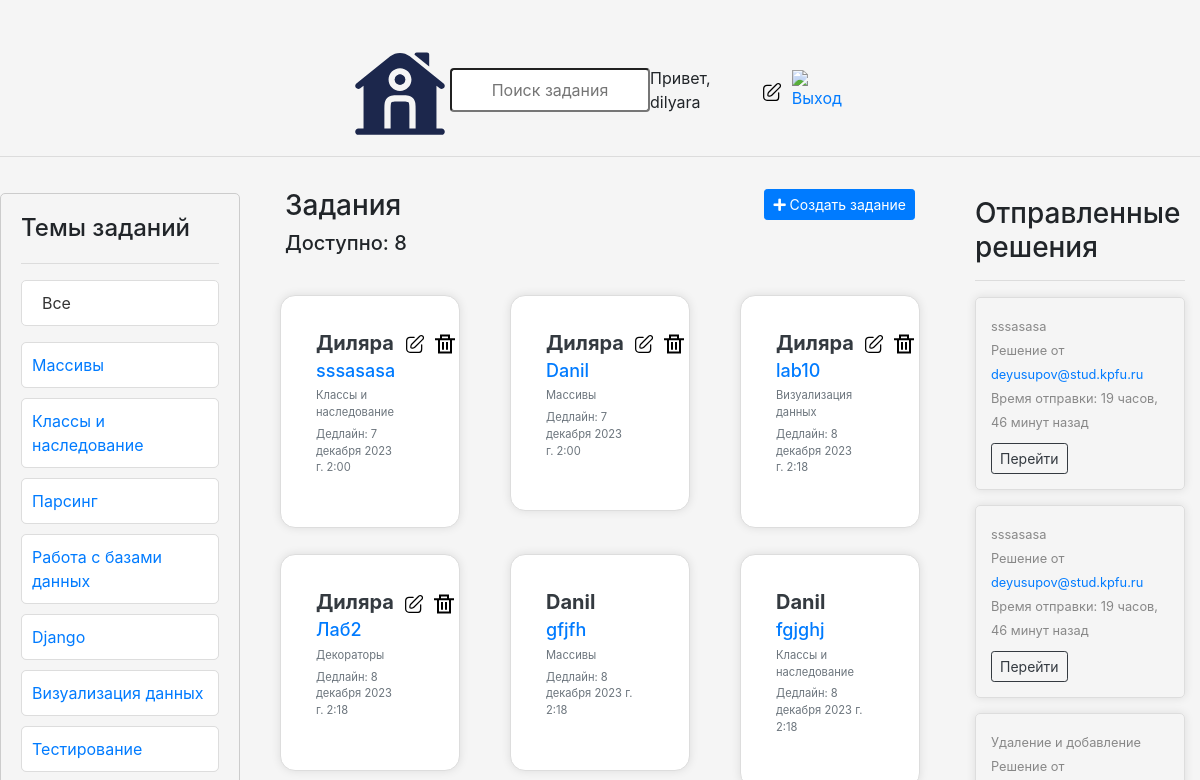
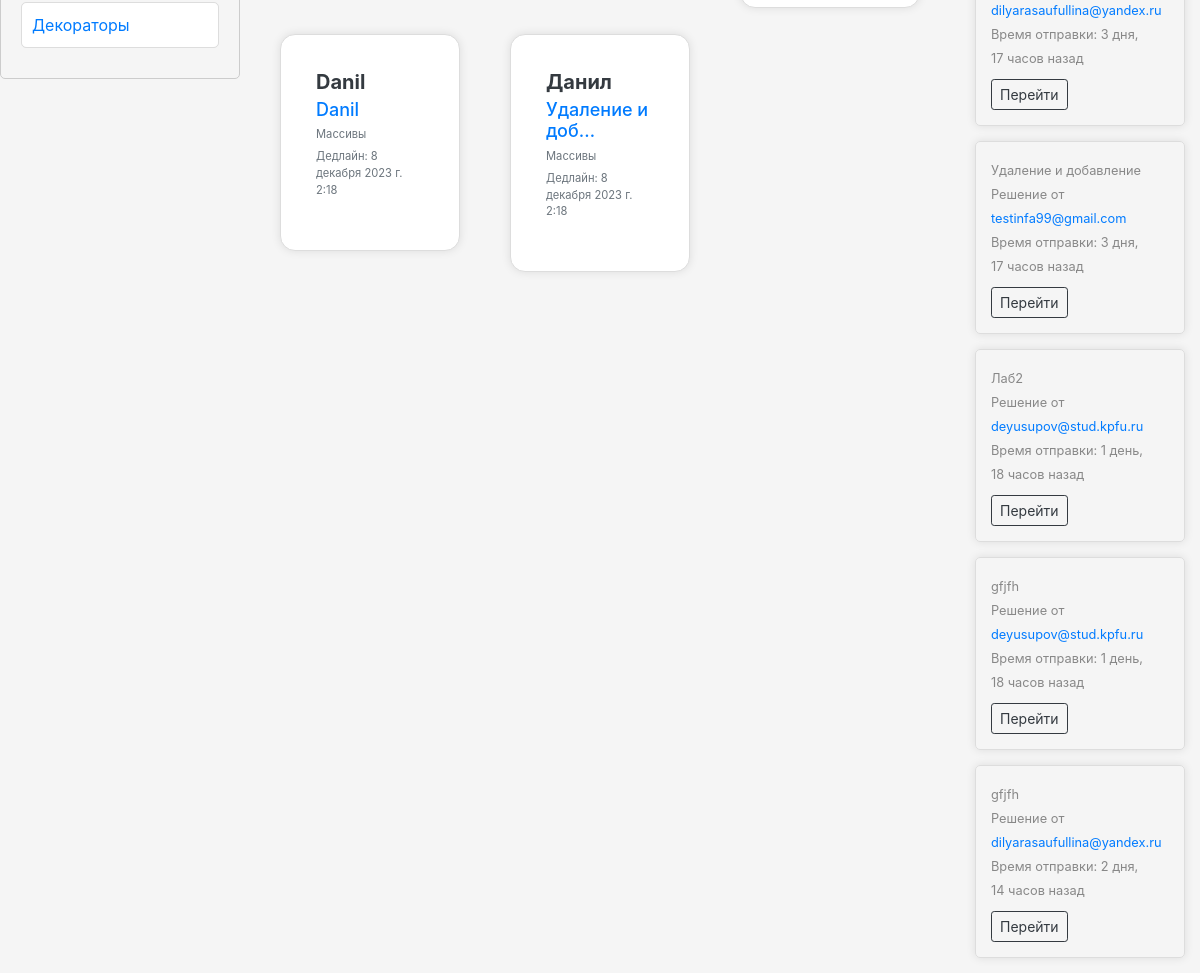
/ (signed in), run on the app's committed database (2 pictures, top to bottom).
### base/models.py (models this page shows, shortened)
class User(AbstractUser):
    name = models.CharField(max_length=200, null=True)
    email = models.EmailField(unique=True, null=True)
    bio = models.TextField(null=True)
    ROLE_CHOICES = [
        ('admin', 'Admin'),
        ('user', 'User'),
    ]
    role = models.CharField(max_length=5, choices=ROLE_CHOICES, default='user')
    avatar = models.ImageField(null=True, default='avatar.svg')
    USERNAME_FIELD = 'email'
    REQUIRED_FIELDS = []

class Topic(models.Model):
    name = models.CharField(max_length = 200)

class Task(models.Model):
    host = models.ForeignKey(User, on_delete = models.SET_NULL, null = True)
    topic = models.ForeignKey(Topic, on_delete = models.SET_NULL, null = True)
    name = models.CharField(max_length = 200)
    description = models.TextField(null = True, blank = True)
    participants = models.ManyToManyField(User, related_name = 'participants', blank = True)
    updated = models.DateTimeField(auto_now = True)
    created = models.DateTimeField(auto_now_add = True)
    deadline = models.DateTimeField(null = True, blank = True)
    class Meta:
        ordering=['-updated','-created']
    def __str__(self):
        return self.name

class Message(models.Model):
    user = models.ForeignKey(User, on_delete=models.CASCADE)
    task = models.ForeignKey(Task, on_delete=models.CASCADE)
    body = models.TextField()
    attachment = models.FileField(upload_to='message_files/', null=True, blank=True)
    updated = models.DateTimeField(auto_now=True)
    created = models.DateTimeField(auto_now_add=True)
    rating = models.IntegerField(null=True, blank=True)
    class Meta:
        ordering = ['-updated','-created']

### base/views.py (the view)
# urls.py: path('', views.home, name="home"),
@login_required(login_url='login')
def home(request):
    if request.user.role == 'user':
        q = request.GET.get('q') if request.GET.get('q') else ''
        tasks = Task.objects.filter(
            Q(topic__name__icontains=q) |
            Q(name__icontains=q) |
            Q(description__icontains=q)
        )
        topics = Topic.objects.all()
        task_count = tasks.count()
        task_messages = Message.objects.all().filter(Q(task__topic__name__icontains=q))
        context = {'tasks': tasks, 'topics': topics, 'task_count': task_count, 'task_messages': task_messages}
        return render(request, 'base/home_user.html', context)
    elif request.user.role == 'admin':
        q = request.GET.get('q') if request.GET.get('q') else ''
        tasks = Task.objects.filter(
            Q(topic__name__icontains=q) |
            Q(name__icontains=q) |
            Q(description__icontains=q)
        )
        topics = Topic.objects.all()
        task_count = tasks.count()
        task_messages = Message.objects.all().filter(Q(task__topic__name__icontains=q))
        context = {'tasks': tasks, 'topics': topics, 'task_count': task_count, 'task_messages': task_messages}
        return render(request, 'base/home.html', context)
    else:
        return redirect('login')

### base/templates/base/home.html (shortened to what this page needs)
{% extends 'main.html' %}
{% block content %}
<div class="home-container">
    <div>
        {% include 'base/topics_component.html' %}
    </div>
    <div class="container mt-3">
        <div class="row">
            <div class="col-md-6" >
                <h3 style="margin-left: 30px">Задания</h3>
                <h5 style="margin-left: 30px">Доступно: {{ task_count }}</h5>
            </div>
            <div class="col-md-6 text-md-right"  >
                <a href="{% url 'create-task' %}" style="margin-right: 30px" class="btn btn-primary btn-xl btn-sm create-task-button">
                    <i class="fas fa-plus" ></i> Создать задание
                </a>
            </div>
        </div>
        <div class="mt-3">
            {% include 'base/feed_component.html' %}
        </div>
    </div>
    <div>
        {% include 'base/activity_component.html' %}
    </div>
</div>
{% endblock content %}

### templates/navbar.html
{% load static %}
<div style="display: flex; align-items: center; justify-content: space-between; padding-top: 40px;">
    <link rel="stylesheet" href="{% static 'css/bootstrap.min.css' %}">
    <link rel="stylesheet" href="{% static 'styles/navbar_styles.css' %}">
    <a href="/" style="margin-left: 350px;">
        <img src="{% static 'images/home.svg' %}" alt="Логотип" width="100" height="100">
    </a>
    <div class="form__group">
        <form method="GET" action="{% url 'home' %}" style="flex-grow: 1; text-align: center;">
            <input type="text" name="q" placeholder="Поиск задания" style="width: 200px;">
        </form>
    </div>
    <div style="display: flex; align-items: center; margin-right: 350px;">
        {% if request.user.is_authenticated %}
        <a style="margin-right: 10px;">Привет, {{ request.user.username }}</a>
        <a href="{% url 'update-user' %}" style="margin-right: 10px;">
            <img src="{% static 'images/edit.svg' %}" alt="Редактировать" width="20" height="20">
        </a>
        <a href="{% url 'logout' %}">
            <img src="{% static 'images/exit.svg' %}" alt="Выход" width="20" height="20">
        </a>
        {% else %}
        <a href="{% url 'login' %}">Вход</a>
        {% endif %}
    </div>
</div>

### base/templates/base/topics_component.html (shortened to what this page needs)
<div class="custom-container">
    <h3 class="custom-heading">Темы заданий</h3>
    <hr>
    <div class="d-flex justify-content-between align-items-center mb-3">
        <a href="{% url 'home' %}" class="custom-button custom-button-all btn-block text-left">Все</a>
    </div>
    <ul class="custom-list">
        {% for topic in topics %}
            <li class="custom-list-item {% if topic.name == selected_topic %}active{% endif %}">
                <a href="{% url 'home' %}?q={{ topic.name }}" class="custom-list-link">
                    {{ topic.name }}
                </a>
            </li>
        {% endfor %}
    </ul>
</div>

### base/templates/base/feed_component.html (shortened to what this page needs)
{% load static %}
<div class="container">
  <div class="row">
      {% for task in tasks %}
          <div class="col-md-4">
              <div class="card-container card mt-3">
                  <div class="card-body d-flex justify-content-between">
                      <h5 class="card-title">
                          <div class="name">
                              <a href="{% url 'user-profile' task.host.id %}" class="text-dark">{{ task.host.name }}</a>
                          </div>
                          <div class="task-name">
                            <a href="{% url 'task' task.id %}" class="text-primary">{{ task.name|truncatechars:15 }}</a>
                        </div>
                          <div class="topic">
                              <small class="text-muted">{{ task.topic.name }}</small>
                          </div>
                          <div class="topic">
                            <small class="text-muted">Дедлайн: {{ task.deadline }}</small>
                        </div>
                      </h5>
                      <div class="actions">
                          {% if request.user == task.host %}
                              <div class="action-btn">
                                  <a href="{% url 'update-task' task.id %}">
                                      <img src="{% static 'images/edit.svg' %}" alt="Edit">
                                  </a>
                              </div>
                              <div class="action-btn">
                                  <a href="{% url 'delete-task' task.id %}">
                                      <img src="{% static 'images/delete.svg' %}" alt="Delete">
                                  </a>
                              </div>
                          {% endif %}
                      </div>
                  </div>
              </div>
          </div>
      {% endfor %}
  </div>
</div>

### base/templates/base/activity_component.html (shortened to what this page needs)
<div class="container mt-4">
    <h3>Отправленные решения</h3>
    <hr>
    {% if task_messages %}
        {% for message in task_messages %}
            <div class="comment-card">
                <small>{{ message.task }}</small>
                <small>Решение от <a href="{% url 'user-profile' message.user.id %}">{{ message.user }}</a></small>
                <small>Время отправки: {{ message.created|timesince }} назад</small>
                <div>
                    {% if request.user.role == "admin" %}
                        <a href="{% url 'task' message.task.id %}" class="btn btn-sm btn-outline-dark delete-btn">Перейти</a>
                    {% endif %}
                </div>
            </div>
        {% endfor %}
    {% else %}
        <p>Никто ничего не выложил</p>
    {% endif %}
</div>

### static/styles/main.css (style rules this page uses)
.body { background-color: whitesmoke; }

### static/styles/navbar_styles.css (style rules this page uses)
.form__group input { width: 100px; padding: 8px; box-sizing: border-box; border: 1px solid rgb(63, 48, 48)c3c; border-radius: 4px; text-align: center; }

### base/templates/base/home.html (style rules this page uses)
.home-container { display: grid; grid-template-columns: 1fr 3fr 1fr; }

### base/templates/base/topics_component.html (style rules this page uses)
.custom-container { margin-top: 20px; padding: 20px; border: 1px solid #ccc; border-radius: 5px; }
.custom-heading { font-size: 24px; margin-bottom: 20px; }
.custom-list { list-style: none; padding: 0; margin: 0; }
.custom-list-item { border: 1px solid #ddd; border-radius: 5px; margin-bottom: 10px; }
.custom-list-link { text-decoration: none; color: #007bff; display: block; padding: 10px; transition: color 0.3s ease; background-color: #ffffff; border-radius: 5px; }
.custom-button { display: inline-block; padding: 10px 0; font-size: 16px; text-align: left; text-decoration: none; border-radius: 5px; transition: background-color 0.3s ease; }
.custom-button-all { background-color: #fff; color: #333; border: 1px solid #ddd; width: 100%; padding-left: 20px; }

### base/templates/base/feed_component.html (style rules this page uses)
.card-container { max-width: 400px; margin: 20px; padding: 15px; border: 1px solid #ddd; border-radius: 5px; box-shadow: 0 0 10px rgba(0, 0, 0, 0.1); }
.name { font-size: 20px; font-weight: bold; margin-bottom: 5px; }
.task-name { font-size: 18px; color: #007bff; margin-bottom: 5px; text-decoration: none; }
.topic { font-size: 14px; color: #6c757d; }
.card-container { border: 1px solid #ddd; border-radius: 15px; box-shadow: 0 0 10px rgba(0, 0, 0, 0.1); margin: 10px; }
.name, .task-name, .topic { margin-bottom: 5px; }
.actions { display: flex; justify-content: flex-end; }
.action-btn { margin-left: 10px; cursor: pointer; }
.action-btn img { width: 20px; height: 20px; }

### base/templates/base/activity_component.html (style rules this page uses)
.comment-card { border: 1px solid #ddd; border-radius: 5px; box-shadow: 0 0 10px rgba(0, 0, 0, 0.1); margin-bottom: 15px; padding: 15px; }
.comment-card small { color: #888; }
.delete-btn { margin-top: 10px; }

### data on the page
User: user.username "dilyara"
Topic: name "Массивы"
Topic: name "Классы и наследование"
Topic: name "Парсинг"
Topic: name "Работа с базами данных"
Topic: name "Django"
Topic: name "Визуализация данных"
Topic: name "Тестирование"
Topic: name "Декораторы"
Task: host.name "Диляра", name "sssasasa", topic.name "Классы и наследование", deadline "7 декабря 2023 г. 2:00"
Task: host.name "Диляра", name "Danil", topic.name "Массивы", deadline "7 декабря 2023 г. 2:00"
Task: host.name "Диляра", name "lab10", topic.name "Визуализация данных", deadline "8 декабря 2023 г. 2:18"
Task: host.name "Диляра", name "Лаб2", topic.name "Декораторы", deadline "8 декабря 2023 г. 2:18"
Task: host.name "Danil", name "gfjfh", topic.name "Массивы", deadline "8 декабря 2023 г. 2:18"
Task: host.name "Danil", name "fgjghj", topic.name "Классы и наследование", deadline "8 декабря 2023 г. 2:18"
Task: host.name "Danil", name "Danil", topic.name "Массивы", deadline "8 декабря 2023 г. 2:18"
Task: host.name "Данил", name "Удаление и доб…", topic.name "Массивы", deadline "8 декабря 2023 г. 2:18"
Message: task "sssasasa", user "deyusupov@stud.kpfu.ru", created "19 часов, 46 минут"
Message: task "sssasasa", user "deyusupov@stud.kpfu.ru", created "19 часов, 46 минут"
Message: task "Удаление и добавление", user "dilyarasaufullina@yandex.ru", created "3 дня, 17 часов"
Message: task "Удаление и добавление", user "testinfa99@gmail.com", created "3 дня, 17 часов"
Message: task "Лаб2", user "deyusupov@stud.kpfu.ru", created "1 день, 18 часов"
Message: task "gfjfh", user "deyusupov@stud.kpfu.ru", created "1 день, 18 часов"
Message: task "gfjfh", user "dilyarasaufullina@yandex.ru", created "2 дня, 14 часов"

### other printed values
{{ task_count }} "8"
